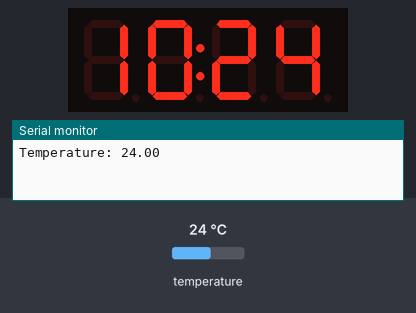
Simulated run of this program. Board: Arduino Nano, built with avr-gcc and run on an emulated ATmega328P. Shown: 4-digit seven-segment display, the last lines printed to the serial monitor. The test bench sets the inputs (shaded band); at power-on: temperature 24 °C. The local clock reads 2024-03-15 10:24:30 at power-on unless the program sets it.

Above: at 1.8 s.
1.9 s: temperature set to 12 °C
At 3.6 s:
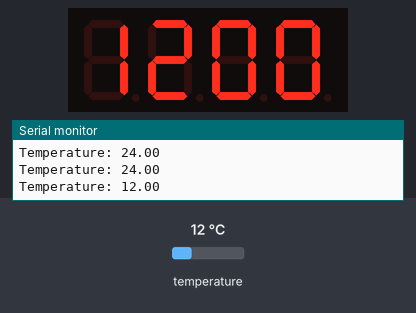
5.2 s: temperature set to 19 °C
At 7.8 s:
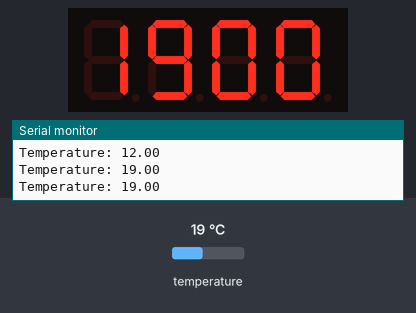
9.4 s: temperature set to 28 °C
At 12.0 s:
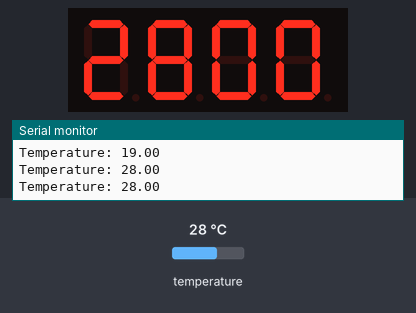
Timing chart, 0 to 13.5 s (numbered marks = the images above; inputs shaded):
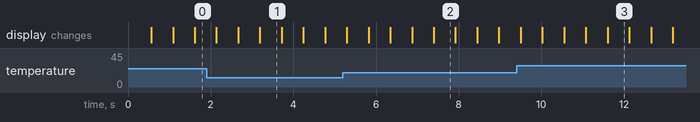

The program:

main.cpp
```cpp
#include <TM1637.h>

#define CLK 9//Pins for TM1637
#define DIO 8
TM1637 tm1637(CLK,DIO);

// Date and time functions using a DS3231 RTC connected via I2C and Wire lib
#include <Wire.h>
#include <RTClib.h> // локальная библиотека в lib, с добавленной RTC_DS3231::getTemperature()
RTC_DS3231 rtc;
int hh, mm;

unsigned int cnt = 0;

void setup()
{
  Serial.begin(9600);
  tm1637.init();
  tm1637.set(5);
  //BRIGHT_TYPICAL = 2,BRIGHT_DARKEST = 0,BRIGHTEST = 7;

  rtc.begin();
// manual adjust
  // January 21, 2014 at 3am you would call:
  // rtc.adjust(DateTime(2014, 1, 21, 3, 0, 0));
// automatic adjust
  //  rtc.adjust(DateTime(F(__DATE__), F(__TIME__)));
}

int disp(int i, int f) {
  // вывести на дисплей ii:ff
  tm1637.display(0,i/10);
  tm1637.display(1,i%10);
  tm1637.display(2,f/10);
  tm1637.display(3,f%10);
  return i+f;
}

void loop(){
  cnt++;
  float t = rtc.getTemperature();
  int tt = (int)t;
  float d = t - tt;
  int dd = int(d * 100);
  DateTime now = rtc.now();
  hh = now.hour(), DEC;
  mm = now.minute(), DEC;
  int mod = cnt % 4;

  tm1637.point(POINT_OFF);

  bool is_clock = (mod == 2)||(mod == 3);

  if (is_clock) {
    disp(hh, mm);
  } else {
    disp(tt, dd);
  }

  delay(500);
  tm1637.point(POINT_ON);

  if (is_clock) {
    disp(hh, mm);
  } else {
    disp(tt, dd);
  }

  delay(500);

  Serial.print("Temperature: ");
  Serial.println(t);

}
```
